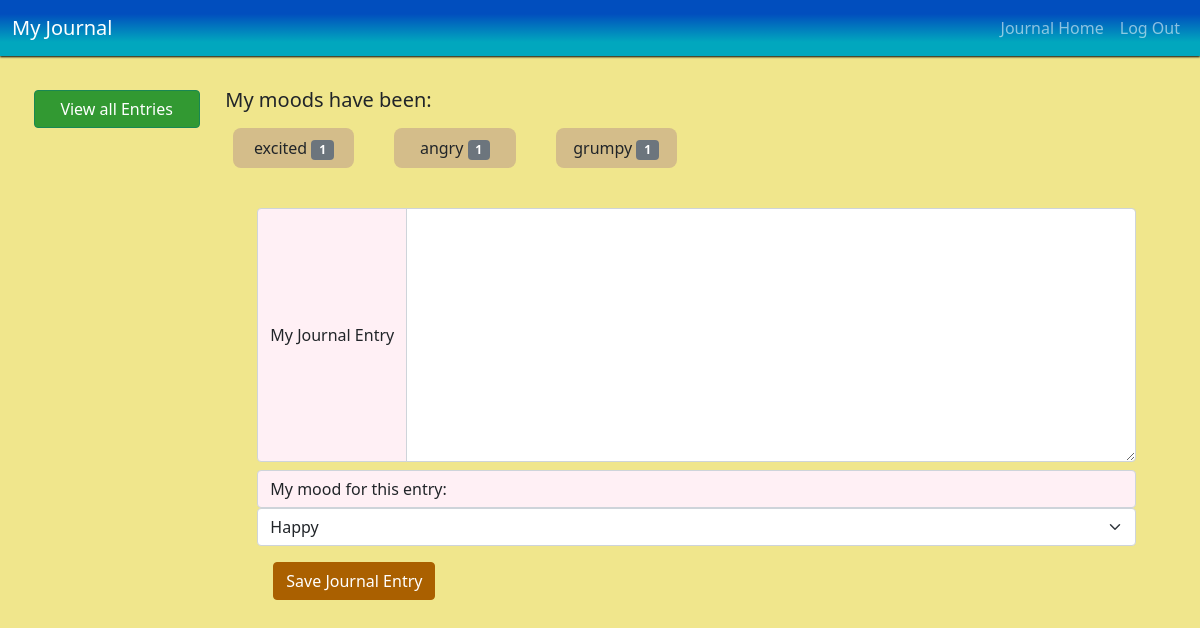
Before: / (signed in) with the older database file.
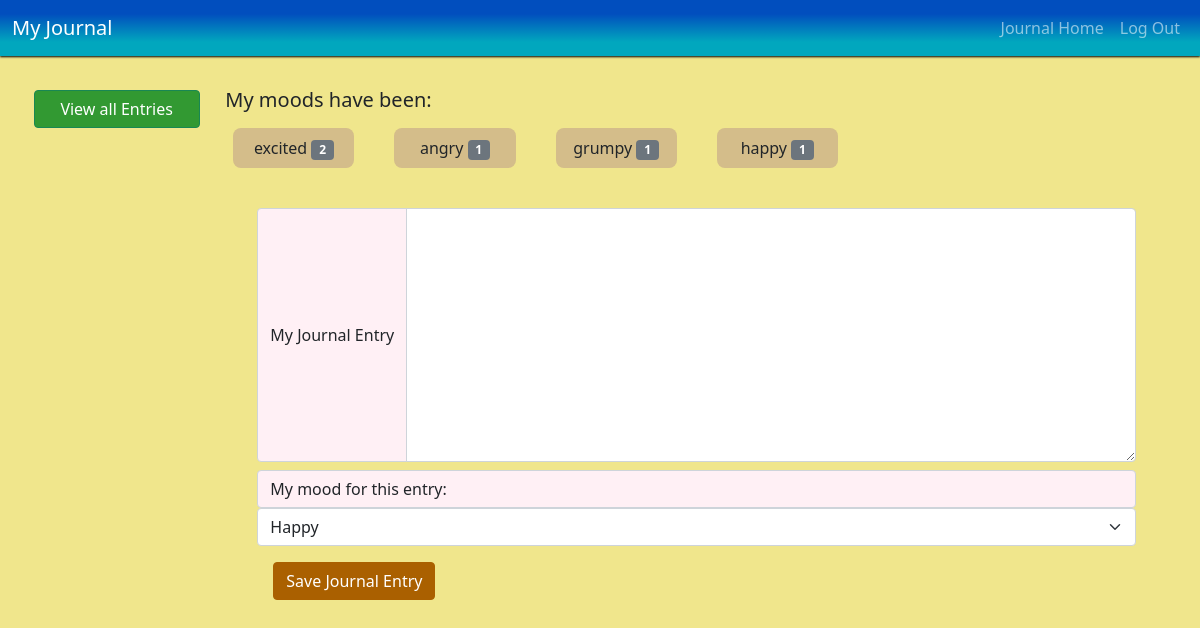
After: the same page with the newer database file.
### tables this page shows
CREATE TABLE 'entries' ('id' INTEGER PRIMARY KEY AUTOINCREMENT NOT NULL, 'username' TEXT NOT NULL, 'entry' TEXT, 'mood' TEXT, 'date' DATE, 'fDate' TEXT);

### app.py (the view)
@app.route('/')
@login_required
def index():
    with alcSession(engine) as conn:
        statement = text("SELECT mood FROM entries WHERE username = :username").bindparams(username = session['username'])
        rows = conn.execute(statement)
        rows = rows.all()
        total_moods = {}
        for row in rows:
            total_moods.setdefault(row[0], 0)
            total_moods[row[0]] += 1
    return render_template('index.html', moods=total_moods)

### app.py (called while the page is built)
@app.after_request
def after_request(response):
    response.headers["Cache-Control"] = "no-cache, no-store, must-revalidate"
    response.headers["Expires"] = 0
    response.headers["Pragma"] = "no-cache"
    return response

### helpers.py (called while the page is built)
def login_required(f):
    @wraps(f)
    def decorated_function(*args, **kwargs):
        if session.get("user_id") is None:
            return redirect("/login")
        return f(*args, **kwargs)
    return decorated_function

### templates/index.html (shortened to what this page needs)
{% extends "layout.html" %}
{% block main %}
<main class='container-fluid journal-container'>
  <div class='row'>
    <div class='col-md-2'>
      <nav class="flex-column nav nav-menu">
        <button id='all-entries-btn' class='menu-btn btn btn-success'>View all Entries</button>
      </nav>
    </div>
    <div class='col-md-10'>
      <h5 id='mood-header'>My moods have been:</h5>
      <div class='row' id='mood-row'>
        {% for mood, num in moods.items() %}
        <div class='col-md-2'>
          <p class='mood-btn'>{{ mood }}
            <span class="badge bg-secondary">{{ num }}</span>
          </p>
        </div>
        {% endfor %}
      </div>
      <div class='container'>
        <div class='row'>
          <div class='col-md-12'>
            <form action="/journal" method="post" id='journal-form'>
              <div class="input-group">
                <span class="input-group-text" id='journal-desc' >My Journal Entry</span>
                <textarea name='journal-entry' class="form-control" aria-label="my journal entry" rows=10></textarea>
              </div>
              <span class="input-group-text" id='mood-desc'>My mood for this entry:</span>
              <select name='mood-select' class="form-select" aria-label="Default select example">
                <option defaultValue>Happy</option>
              </select>
              <div class='btn-container'>
                <button class='btn-primary btn' id='save-btn'>
                  Save Journal Entry
                </button>
              </div>
            </form>
          </div>
        </div>
      </div>
    </div>
  </div>
</main>
{% endblock %}

Changed rows visible on the page:
computed for entries "excited": num "1" → "2"
added entries: mood "happy", username "1"
